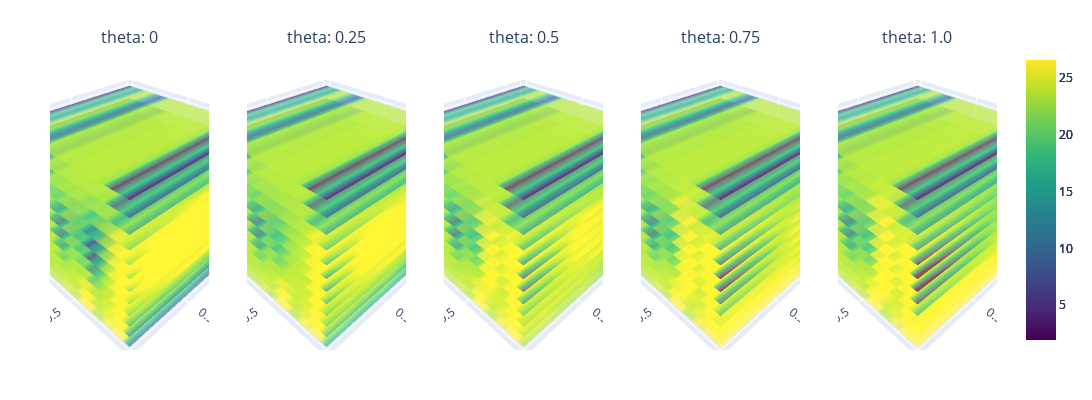

The cell this chart's notebook holds for it:
### Code cell
gp_model10, train_nx10, train_y10, train_yvar10 = BO_loop(gp_model, nx_train, y_train, y_train_var, nx_all, iterations=10)

train_x10 = unnormalize(train_nx10, original_bounds)
# Step 2: Initialize Plotting class
variable_combinations = [('n', 'r', 't'), ('theta', 'r', 't'), ('n', 't', 'theta')]
plotting = Plotting(gp_model10, variable_combinations=variable_combinations)

combination = variable_combinations[0]

minmax = [y_train.min(), y_train.max()]
plotting.sliced_plotting(combination, minmax)

# Split train_y into 10 iterations, each containing 10 points
iterations = 10
points_per_iteration = 6
split_data = [train_y10[i * points_per_iteration:(i + 1) * points_per_iteration] for i in range(iterations)]
split_datax = [train_x10[i * points_per_iteration:(i + 1) * points_per_iteration] for i in range(iterations)]

# Plot the points vertically
plt.figure(figsize=(6, 5))
for i, data in enumerate(split_data):
    plt.scatter([i + 1] * len(data), data.numpy(), label=f'Iteration {i + 1}')

plt.xlabel('Iteration')
plt.ylabel('train_y Values')
plt.title('Train_y Points per Iteration')
plt.xticks(range(1, iterations + 1))
# plt.legend()
plt.grid(True)
plt.show()
argmax_indices = [data.argmax().item() for data in split_data]
for i, idx in enumerate(argmax_indices):
    print(f"Iteration {i + 1}: {split_datax[i][idx]}")

### Figure 1 — Plotly figure (JSON) as saved in the notebook; plotly's stock layout.template omitted (floating-point values rounded to 4 significant figures; data arrays with more than 128 entries replaced by an {"elided": "..."} marker saying what was removed)
{"data": [{"cmax": 26.55, "cmin": 1.95, "colorscale": [[0, "#440154"], [0.1111, "#482878"], [0.2222, "#3e4989"], [0.3333, "#31688e"], [0.4444, "#26828e"], [0.5556, "#1f9e89"], [0.6667, "#35b779"], [0.7778, "#6ece58"], [0.8889, "#b5de2b"], [1, "#fde725"]], "opacity": 0.7, "scene": "scene", "showscale": true, "surfacecolor": {"elided": "20x20 float values"}, "type": "surface", "x": {"elided": "20x20 float values"}, "y": {"elided": "20x20 float values"}, "z": {"elided": "20x20 float values"}}, {"cmax": 26.55, "cmin": 1.95, "colorscale": [[0, "#440154"], [0.1111, "#482878"], [0.2222, "#3e4989"], [0.3333, "#31688e"], [0.4444, "#26828e"], [0.5556, "#1f9e89"], [0.6667, "#35b779"], [0.7778, "#6ece58"], [0.8889, "#b5de2b"], [1, "#fde725"]], "opacity": 0.7, "scene": "scene2", "showscale": true, "surfacecolor": {"elided": "20x20 float values"}, "type": "surface", "x": {"elided": "20x20 float values"}, "y": {"elided": "20x20 float values"}, "z": {"elided": "20x20 float values"}}, {"cmax": 26.55, "cmin": 1.95, "colorscale": [[0, "#440154"], [0.1111, "#482878"], [0.2222, "#3e4989"], [0.3333, "#31688e"], [0.4444, "#26828e"], [0.5556, "#1f9e89"], [0.6667, "#35b779"], [0.7778, "#6ece58"], [0.8889, "#b5de2b"], [1, "#fde725"]], "opacity": 0.7, "scene": "scene3", "showscale": true, "surfacecolor": {"elided": "20x20 float values"}, "type": "surface", "x": {"elided": "20x20 float values"}, "y": {"elided": "20x20 float values"}, "z": {"elided": "20x20 float values"}}, {"cmax": 26.55, "cmin": 1.95, "colorscale": [[0, "#440154"], [0.1111, "#482878"], [0.2222, "#3e4989"], [0.3333, "#31688e"], [0.4444, "#26828e"], [0.5556, "#1f9e89"], [0.6667, "#35b779"], [0.7778, "#6ece58"], [0.8889, "#b5de2b"], [1, "#fde725"]], "opacity": 0.7, "scene": "scene4", "showscale": true, "surfacecolor": {"elided": "20x20 float values"}, "type": "surface", "x": {"elided": "20x20 float values"}, "y": {"elided": "20x20 float values"}, "z": {"elided": "20x20 float values"}}, {"cmax": 26.55, "cmin": 1.95, "colorscale": [[0, "#440154"], [0.1111, "#482878"], [0.2222, "#3e4989"], [0.3333, "#31688e"], [0.4444, "#26828e"], [0.5556, "#1f9e89"], [0.6667, "#35b779"], [0.7778, "#6ece58"], [0.8889, "#b5de2b"], [1, "#fde725"]], "opacity": 0.7, "scene": "scene5", "showscale": true, "surfacecolor": {"elided": "20x20 float values"}, "type": "surface", "x": {"elided": "20x20 float values"}, "y": {"elided": "20x20 float values"}, "z": {"elided": "20x20 float values"}}, {"cmax": 26.55, "cmin": 1.95, "colorscale": [[0, "#440154"], [0.1111, "#482878"], [0.2222, "#3e4989"], [0.3333, "#31688e"], [0.4444, "#26828e"], [0.5556, "#1f9e89"], [0.6667, "#35b779"], [0.7778, "#6ece58"], [0.8889, "#b5de2b"], [1, "#fde725"]], "opacity": 0.7, "scene": "scene", "showscale": false, "surfacecolor": {"elided": "20x20 float values"}, "type": "surface", "x": {"elided": "20x20 float values"}, "y": {"elided": "20x20 float values"}, "z": {"elided": "20x20 float values"}}, {"cmax": 26.55, "cmin": 1.95, "colorscale": [[0, "#440154"], [0.1111, "#482878"], [0.2222, "#3e4989"], [0.3333, "#31688e"], [0.4444, "#26828e"], [0.5556, "#1f9e89"], [0.6667, "#35b779"], [0.7778, "#6ece58"], [0.8889, "#b5de2b"], [1, "#fde725"]], "opacity": 0.7, "scene": "scene2", "showscale": false, "surfacecolor": {"elided": "20x20 float values"}, "type": "surface", "x": {"elided": "20x20 float values"}, "y": {"elided": "20x20 float values"}, "z": {"elided": "20x20 float values"}}, {"cmax": 26.55, "cmin": 1.95, "colorscale": [[0, "#440154"], [0.1111, "#482878"], [0.2222, "#3e4989"], [0.3333, "#31688e"], [0.4444, "#26828e"], [0.5556, "#1f9e89"], [0.6667, "#35b779"], [0.7778, "#6ece58"], [0.8889, "#b5de2b"], [1, "#fde725"]], "opacity": 0.7, "scene": "scene3", "showscale": false, "surfacecolor": {"elided": "20x20 float values"}, "type": "surface", "x": {"elided": "20x20 float values"}, "y": {"elided": "20x20 float values"}, "z": {"elided": "20x20 float values"}}, {"cmax": 26.55, "cmin": 1.95, "colorscale": [[0, "#440154"], [0.1111, "#482878"], [0.2222, "#3e4989"], [0.3333, "#31688e"], [0.4444, "#26828e"], [0.5556, "#1f9e89"], [0.6667, "#35b779"], [0.7778, "#6ece58"], [0.8889, "#b5de2b"], [1, "#fde725"]], "opacity": 0.7, "scene": "scene4", "showscale": false, "surfacecolor": {"elided": "20x20 float values"}, "type": "surface", "x": {"elided": "20x20 float values"}, "y": {"elided": "20x20 float values"}, "z": {"elided": "20x20 float values"}}, {"cmax": 26.55, "cmin": 1.95, "colorscale": [[0, "#440154"], [0.1111, "#482878"], [0.2222, "#3e4989"], [0.3333, "#31688e"], [0.4444, "#26828e"], [0.5556, "#1f9e89"], [0.6667, "#35b779"], [0.7778, "#6ece58"], [0.8889, "#b5de2b"], [1, "#fde725"]], "opacity": 0.7, "scene": "scene5", "showscale": false, "surfacecolor": {"elided": "20x20 float values"}, "type": "surface", "x": {"elided": "20x20 float values"}, "y": {"elided": "20x20 float values"}, "z": {"elided": "20x20 float values"}}, {"cmax": 26.55, "cmin": 1.95, "colorscale": [[0, "#440154"], [0.1111, "#482878"], [0.2222, "#3e4989"], [0.3333, "#31688e"], [0.4444, "#26828e"], [0.5556, "#1f9e89"], [0.6667, "#35b779"], [0.7778, "#6ece58"], [0.8889, "#b5de2b"], [1, "#fde725"]], "opacity": 0.7, "scene": "scene", "showscale": false, "surfacecolor": {"elided": "20x20 float values"}, "type": "surface", "x": {"elided": "20x20 float values"}, "y": {"elided": "20x20 float values"}, "z": {"elided": "20x20 float values"}}, {"cmax": 26.55, "cmin": 1.95, "colorscale": [[0, "#440154"], [0.1111, "#482878"], [0.2222, "#3e4989"], [0.3333, "#31688e"], [0.4444, "#26828e"], [0.5556, "#1f9e89"], [0.6667, "#35b779"], [0.7778, "#6ece58"], [0.8889, "#b5de2b"], [1, "#fde725"]], "opacity": 0.7, "scene": "scene2", "showscale": false, "surfacecolor": {"elided": "20x20 float values"}, "type": "surface", "x": {"elided": "20x20 float values"}, "y": {"elided": "20x20 float values"}, "z": {"elided": "20x20 float values"}}, {"cmax": 26.55, "cmin": 1.95, "colorscale": [[0, "#440154"], [0.1111, "#482878"], [0.2222, "#3e4989"], [0.3333, "#31688e"], [0.4444, "#26828e"], [0.5556, "#1f9e89"], [0.6667, "#35b779"], [0.7778, "#6ece58"], [0.8889, "#b5de2b"], [1, "#fde725"]], "opacity": 0.7, "scene": "scene3", "showscale": false, "surfacecolor": {"elided": "20x20 float values"}, "type": "surface", "x": {"elided": "20x20 float values"}, "y": {"elided": "20x20 float values"}, "z": {"elided": "20x20 float values"}}, {"cmax": 26.55, "cmin": 1.95, "colorscale": [[0, "#440154"], [0.1111, "#482878"], [0.2222, "#3e4989"], [0.3333, "#31688e"], [0.4444, "#26828e"], [0.5556, "#1f9e89"], [0.6667, "#35b779"], [0.7778, "#6ece58"], [0.8889, "#b5de2b"], [1, "#fde725"]], "opacity": 0.7, "scene": "scene4", "showscale": false, "surfacecolor": {"elided": "20x20 float values"}, "type": "surface", "x": {"elided": "20x20 float values"}, "y": {"elided": "20x20 float values"}, "z": {"elided": "20x20 float values"}}, {"cmax": 26.55, "cmin": 1.95, "colorscale": [[0, "#440154"], [0.1111, "#482878"], [0.2222, "#3e4989"], [0.3333, "#31688e"], [0.4444, "#26828e"], [0.5556, "#1f9e89"], [0.6667, "#35b779"], [0.7778, "#6ece58"], [0.8889, "#b5de2b"], [1, "#fde725"]], "opacity": 0.7, "scene": "scene5", "showscale": false, "surfacecolor": {"elided": "20x20 float values"}, "type": "surface", "x": {"elided": "20x20 float values"}, "y": {"elided": "20x20 float values"}, "z": {"elided": "20x20 float values"}}, {"cmax": 26.55, "cmin": 1.95, "colorscale": [[0, "#440154"], [0.1111, "#482878"], [0.2222, "#3e4989"], [0.3333, "#31688e"], [0.4444, "#26828e"], [0.5556, "#1f9e89"], [0.6667, "#35b779"], [0.7778, "#6ece58"], [0.8889, "#b5de2b"], [1, "#fde725"]], "opacity": 0.7, "scene": "scene", "showscale": false, "surfacecolor": {"elided": "20x20 float values"}, "type": "surface", "x": {"elided": "20x20 float values"}, "y": {"elided": "20x20 float values"}, "z": {"elided": "20x20 float values"}}, {"cmax": 26.55, "cmin": 1.95, "colorscale": [[0, "#440154"], [0.1111, "#482878"], [0.2222, "#3e4989"], [0.3333, "#31688e"], [0.4444, "#26828e"], [0.5556, "#1f9e89"], [0.6667, "#35b779"], [0.7778, "#6ece58"], [0.8889, "#b5de2b"], [1, "#fde725"]], "opacity": 0.7, "scene": "scene2", "showscale": false, "surfacecolor": {"elided": "20x20 float values"}, "type": "surface", "x": {"elided": "20x20 float values"}, "y": {"elided": "20x20 float values"}, "z": {"elided": "20x20 float values"}}, {"cmax": 26.55, "cmin": 1.95, "colorscale": [[0, "#440154"], [0.1111, "#482878"], [0.2222, "#3e4989"], [0.3333, "#31688e"], [0.4444, "#26828e"], [0.5556, "#1f9e89"], [0.6667, "#35b779"], [0.7778, "#6ece58"], [0.8889, "#b5de2b"], [1, "#fde725"]], "opacity": 0.7, "scene": "scene3", "showscale": false, "surfacecolor": {"elided": "20x20 float values"}, "type": "surface", "x": {"elided": "20x20 float values"}, "y": {"elided": "20x20 float values"}, "z": {"elided": "20x20 float values"}}, {"cmax": 26.55, "cmin": 1.95, "colorscale": [[0, "#440154"], [0.1111, "#482878"], [0.2222, "#3e4989"], [0.3333, "#31688e"], [0.4444, "#26828e"], [0.5556, "#1f9e89"], [0.6667, "#35b779"], [0.7778, "#6ece58"], [0.8889, "#b5de2b"], [1, "#fde725"]], "opacity": 0.7, "scene": "scene4", "showscale": false, "surfacecolor": {"elided": "20x20 float values"}, "type": "surface", "x": {"elided": "20x20 float values"}, "y": {"elided": "20x20 float values"}, "z": {"elided": "20x20 float values"}}, {"cmax": 26.55, "cmin": 1.95, "colorscale": [[0, "#440154"], [0.1111, "#482878"], [0.2222, "#3e4989"], [0.3333, "#31688e"], [0.4444, "#26828e"], [0.5556, "#1f9e89"], [0.6667, "#35b779"], [0.7778, "#6ece58"], [0.8889, "#b5de2b"], [1, "#fde725"]], "opacity": 0.7, "scene": "scene5", "showscale": false, "surfacecolor": {"elided": "20x20 float values"}, "type": "surface", "x": {"elided": "20x20 float values"}, "y": {"elided": "20x20 float values"}, "z": {"elided": "20x20 float values"}}, {"cmax": 26.55, "cmin": 1.95, "colorscale": [[0, "#440154"], [0.1111, "#482878"], [0.2222, "#3e4989"], [0.3333, "#31688e"], [0.4444, "#26828e"], [0.5556, "#1f9e89"], [0.6667, "#35b779"], [0.7778, "#6ece58"], [0.8889, "#b5de2b"], [1, "#fde725"]], "opacity": 0.7, "scene": "scene", "showscale": false, "surfacecolor": {"elided": "20x20 float values"}, "type": "surface", "x": {"elided": "20x20 float values"}, "y": {"elided": "20x20 float values"}, "z": {"elided": "20x20 float values"}}, {"cmax": 26.55, "cmin": 1.95, "colorscale": [[0, "#440154"], [0.1111, "#482878"], [0.2222, "#3e4989"], [0.3333, "#31688e"], [0.4444, "#26828e"], [0.5556, "#1f9e89"], [0.6667, "#35b779"], [0.7778, "#6ece58"], [0.8889, "#b5de2b"], [1, "#fde725"]], "opacity": 0.7, "scene": "scene2", "showscale": false, "surfacecolor": {"elided": "20x20 float values"}, "type": "surface", "x": {"elided": "20x20 float values"}, "y": {"elided": "20x20 float values"}, "z": {"elided": "20x20 float values"}}, {"cmax": 26.55, "cmin": 1.95, "colorscale": [[0, "#440154"], [0.1111, "#482878"], [0.2222, "#3e4989"], [0.3333, "#31688e"], [0.4444, "#26828e"], [0.5556, "#1f9e89"], [0.6667, "#35b779"], [0.7778, "#6ece58"], [0.8889, "#b5de2b"], [1, "#fde725"]], "opacity": 0.7, "scene": "scene3", "showscale": false, "surfacecolor": {"elided": "20x20 float values"}, "type": "surface", "x": {"elided": "20x20 float values"}, "y": {"elided": "20x20 float values"}, "z": {"elided": "20x20 float values"}}, {"cmax": 26.55, "cmin": 1.95, "colorscale": [[0, "#440154"], [0.1111, "#482878"], [0.2222, "#3e4989"], [0.3333, "#31688e"], [0.4444, "#26828e"], [0.5556, "#1f9e89"], [0.6667, "#35b779"], [0.7778, "#6ece58"], [0.8889, "#b5de2b"], [1, "#fde725"]], "opacity": 0.7, "scene": "scene4", "showscale": false, "surfacecolor": {"elided": "20x20 float values"}, "type": "surface", "x": {"elided": "20x20 float values"}, "y": {"elided": "20x20 float values"}, "z": {"elided": "20x20 float values"}}, {"cmax": 26.55, "cmin": 1.95, "colorscale": [[0, "#440154"], [0.1111, "#482878"], [0.2222, "#3e4989"], [0.3333, "#31688e"], [0.4444, "#26828e"], [0.5556, "#1f9e89"], [0.6667, "#35b779"], [0.7778, "#6ece58"], [0.8889, "#b5de2b"], [1, "#fde725"]], "opacity": 0.7, "scene": "scene5", "showscale": false, "surfacecolor": {"elided": "20x20 float values"}, "type": "surface", "x": {"elided": "20x20 float values"}, "y": {"elided": "20x20 float values"}, "z": {"elided": "20x20 float values"}}, {"cmax": 26.55, "cmin": 1.95, "colorscale": [[0, "#440154"], [0.1111, "#482878"], [0.2222, "#3e4989"], [0.3333, "#31688e"], [0.4444, "#26828e"], [0.5556, "#1f9e89"], [0.6667, "#35b779"], [0.7778, "#6ece58"], [0.8889, "#b5de2b"], [1, "#fde725"]], "opacity": 0.7, "scene": "scene", "showscale": false, "surfacecolor": {"elided": "20x20 float values"}, "type": "surface", "x": {"elided": "20x20 float values"}, "y": {"elided": "20x20 float values"}, "z": {"elided": "20x20 float values"}}, {"cmax": 26.55, "cmin": 1.95, "colorscale": [[0, "#440154"], [0.1111, "#482878"], [0.2222, "#3e4989"], [0.3333, "#31688e"], [0.4444, "#26828e"], [0.5556, "#1f9e89"], [0.6667, "#35b779"], [0.7778, "#6ece58"], [0.8889, "#b5de2b"], [1, "#fde725"]], "opacity": 0.7, "scene": "scene2", "showscale": false, "surfacecolor": {"elided": "20x20 float values"}, "type": "surface", "x": {"elided": "20x20 float values"}, "y": {"elided": "20x20 float values"}, "z": {"elided": "20x20 float values"}}, {"cmax": 26.55, "cmin": 1.95, "colorscale": [[0, "#440154"], [0.1111, "#482878"], [0.2222, "#3e4989"], [0.3333, "#31688e"], [0.4444, "#26828e"], [0.5556, "#1f9e89"], [0.6667, "#35b779"], [0.7778, "#6ece58"], [0.8889, "#b5de2b"], [1, "#fde725"]], "opacity": 0.7, "scene": "scene3", "showscale": false, "surfacecolor": {"elided": "20x20 float values"}, "type": "surface", "x": {"elided": "20x20 float values"}, "y": {"elided": "20x20 float values"}, "z": {"elided": "20x20 float values"}}, {"cmax": 26.55, "cmin": 1.95, "colorscale": [[0, "#440154"], [0.1111, "#482878"], [0.2222, "#3e4989"], [0.3333, "#31688e"], [0.4444, "#26828e"], [0.5556, "#1f9e89"], [0.6667, "#35b779"], [0.7778, "#6ece58"], [0.8889, "#b5de2b"], [1, "#fde725"]], "opacity": 0.7, "scene": "scene4", "showscale": false, "surfacecolor": {"elided": "20x20 float values"}, "type": "surface", "x": {"elided": "20x20 float values"}, "y": {"elided": "20x20 float values"}, "z": {"elided": "20x20 float values"}}, {"cmax": 26.55, "cmin": 1.95, "colorscale": [[0, "#440154"], [0.1111, "#482878"], [0.2222, "#3e4989"], [0.3333, "#31688e"], [0.4444, "#26828e"], [0.5556, "#1f9e89"], [0.6667, "#35b779"], [0.7778, "#6ece58"], [0.8889, "#b5de2b"], [1, "#fde725"]], "opacity": 0.7, "scene": "scene5", "showscale": false, "surfacecolor": {"elided": "20x20 float values"}, "type": "surface", "x": {"elided": "20x20 float values"}, "y": {"elided": "20x20 float values"}, "z": {"elided": "20x20 float values"}}, {"cmax": 26.55, "cmin": 1.95, "colorscale": [[0, "#440154"], [0.1111, "#482878"], [0.2222, "#3e4989"], [0.3333, "#31688e"], [0.4444, "#26828e"], [0.5556, "#1f9e89"], [0.6667, "#35b779"], [0.7778, "#6ece58"], [0.8889, "#b5de2b"], [1, "#fde725"]], "opacity": 0.7, "scene": "scene", "showscale": false, "surfacecolor": {"elided": "20x20 float values"}, "type": "surface", "x": {"elided": "20x20 float values"}, "y": {"elided": "20x20 float values"}, "z": {"elided": "20x20 float values"}}, {"cmax": 26.55, "cmin": 1.95, "colorscale": [[0, "#440154"], [0.1111, "#482878"], [0.2222, "#3e4989"], [0.3333, "#31688e"], [0.4444, "#26828e"], [0.5556, "#1f9e89"], [0.6667, "#35b779"], [0.7778, "#6ece58"], [0.8889, "#b5de2b"], [1, "#fde725"]], "opacity": 0.7, "scene": "scene2", "showscale": false, "surfacecolor": {"elided": "20x20 float values"}, "type": "surface", "x": {"elided": "20x20 float values"}, "y": {"elided": "20x20 float values"}, "z": {"elided": "20x20 float values"}}, {"cmax": 26.55, "cmin": 1.95, "colorscale": [[0, "#440154"], [0.1111, "#482878"], [0.2222, "#3e4989"], [0.3333, "#31688e"], [0.4444, "#26828e"], [0.5556, "#1f9e89"], [0.6667, "#35b779"], [0.7778, "#6ece58"], [0.8889, "#b5de2b"], [1, "#fde725"]], "opacity": 0.7, "scene": "scene3", "showscale": false, "surfacecolor": {"elided": "20x20 float values"}, "type": "surface", "x": {"elided": "20x20 float values"}, "y": {"elided": "20x20 float values"}, "z": {"elided": "20x20 float values"}}, {"cmax": 26.55, "cmin": 1.95, "colorscale": [[0, "#440154"], [0.1111, "#482878"], [0.2222, "#3e4989"], [0.3333, "#31688e"], [0.4444, "#26828e"], [0.5556, "#1f9e89"], [0.6667, "#35b779"], [0.7778, "#6ece58"], [0.8889, "#b5de2b"], [1, "#fde725"]], "opacity": 0.7, "scene": "scene4", "showscale": false, "surfacecolor": {"elided": "20x20 float values"}, "type": "surface", "x": {"elided": "20x20 float values"}, "y": {"elided": "20x20 float values"}, "z": {"elided": "20x20 float values"}}, {"cmax": 26.55, "cmin": 1.95, "colorscale": [[0, "#440154"], [0.1111, "#482878"], [0.2222, "#3e4989"], [0.3333, "#31688e"], [0.4444, "#26828e"], [0.5556, "#1f9e89"], [0.6667, "#35b779"], [0.7778, "#6ece58"], [0.8889, "#b5de2b"], [1, "#fde725"]], "opacity": 0.7, "scene": "scene5", "showscale": false, "surfacecolor": {"elided": "20x20 float values"}, "type": "surface", "x": {"elided": "20x20 float values"}, "y": {"elided": "20x20 float values"}, "z": {"elided": "20x20 float values"}}, {"cmax": 26.55, "cmin": 1.95, "colorscale": [[0, "#440154"], [0.1111, "#482878"], [0.2222, "#3e4989"], [0.3333, "#31688e"], [0.4444, "#26828e"], [0.5556, "#1f9e89"], [0.6667, "#35b779"], [0.7778, "#6ece58"], [0.8889, "#b5de2b"], [1, "#fde725"]], "opacity": 0.7, "scene": "scene", "showscale": false, "surfacecolor": {"elided": "20x20 float values"}, "type": "surface", "x": {"elided": "20x20 float values"}, "y": {"elided": "20x20 float values"}, "z": {"elided": "20x20 float values"}}, {"cmax": 26.55, "cmin": 1.95, "colorscale": [[0, "#440154"], [0.1111, "#482878"], [0.2222, "#3e4989"], [0.3333, "#31688e"], [0.4444, "#26828e"], [0.5556, "#1f9e89"], [0.6667, "#35b779"], [0.7778, "#6ece58"], [0.8889, "#b5de2b"], [1, "#fde725"]], "opacity": 0.7, "scene": "scene2", "showscale": false, "surfacecolor": {"elided": "20x20 float values"}, "type": "surface", "x": {"elided": "20x20 float values"}, "y": {"elided": "20x20 float values"}, "z": {"elided": "20x20 float values"}}, {"cmax": 26.55, "cmin": 1.95, "colorscale": [[0, "#440154"], [0.1111, "#482878"], [0.2222, "#3e4989"], [0.3333, "#31688e"], [0.4444, "#26828e"], [0.5556, "#1f9e89"], [0.6667, "#35b779"], [0.7778, "#6ece58"], [0.8889, "#b5de2b"], [1, "#fde725"]], "opacity": 0.7, "scene": "scene3", "showscale": false, "surfacecolor": {"elided": "20x20 float values"}, "type": "surface", "x": {"elided": "20x20 float values"}, "y": {"elided": "20x20 float values"}, "z": {"elided": "20x20 float values"}}, {"cmax": 26.55, "cmin": 1.95, "colorscale": [[0, "#440154"], [0.1111, "#482878"], [0.2222, "#3e4989"], [0.3333, "#31688e"], [0.4444, "#26828e"], [0.5556, "#1f9e89"], [0.6667, "#35b779"], [0.7778, "#6ece58"], [0.8889, "#b5de2b"], [1, "#fde725"]], "opacity": 0.7, "scene": "scene4", "showscale": false, "surfacecolor": {"elided": "20x20 float values"}, "type": "surface", "x": {"elided": "20x20 float values"}, "y": {"elided": "20x20 float values"}, "z": {"elided": "20x20 float values"}}, {"cmax": 26.55, "cmin": 1.95, "colorscale": [[0, "#440154"], [0.1111, "#482878"], [0.2222, "#3e4989"], [0.3333, "#31688e"], [0.4444, "#26828e"], [0.5556, "#1f9e89"], [0.6667, "#35b779"], [0.7778, "#6ece58"], [0.8889, "#b5de2b"], [1, "#fde725"]], "opacity": 0.7, "scene": "scene5", "showscale": false, "surfacecolor": {"elided": "20x20 float values"}, "type": "surface", "x": {"elided": "20x20 float values"}, "y": {"elided": "20x20 float values"}, "z": {"elided": "20x20 float values"}}, {"cmax": 26.55, "cmin": 1.95, "colorscale": [[0, "#440154"], [0.1111, "#482878"], [0.2222, "#3e4989"], [0.3333, "#31688e"], [0.4444, "#26828e"], [0.5556, "#1f9e89"], [0.6667, "#35b779"], [0.7778, "#6ece58"], [0.8889, "#b5de2b"], [1, "#fde725"]], "opacity": 0.7, "scene": "scene", "showscale": false, "surfacecolor": {"elided": "20x20 float values"}, "type": "surface", "x": {"elided": "20x20 float values"}, "y": {"elided": "20x20 float values"}, "z": {"elided": "20x20 float values"}}, {"cmax": 26.55, "cmin": 1.95, "colorscale": [[0, "#440154"], [0.1111, "#482878"], [0.2222, "#3e4989"], [0.3333, "#31688e"], [0.4444, "#26828e"], [0.5556, "#1f9e89"], [0.6667, "#35b779"], [0.7778, "#6ece58"], [0.8889, "#b5de2b"], [1, "#fde725"]], "opacity": 0.7, "scene": "scene2", "showscale": false, "surfacecolor": {"elided": "20x20 float values"}, "type": "surface", "x": {"elided": "20x20 float values"}, "y": {"elided": "20x20 float values"}, "z": {"elided": "20x20 float values"}}, {"cmax": 26.55, "cmin": 1.95, "colorscale": [[0, "#440154"], [0.1111, "#482878"], [0.2222, "#3e4989"], [0.3333, "#31688e"], [0.4444, "#26828e"], [0.5556, "#1f9e89"], [0.6667, "#35b779"], [0.7778, "#6ece58"], [0.8889, "#b5de2b"], [1, "#fde725"]], "opacity": 0.7, "scene": "scene3", "showscale": false, "surfacecolor": {"elided": "20x20 float values"}, "type": "surface", "x": {"elided": "20x20 float values"}, "y": {"elided": "20x20 float values"}, "z": {"elided": "20x20 float values"}}, {"cmax": 26.55, "cmin": 1.95, "colorscale": [[0, "#440154"], [0.1111, "#482878"], [0.2222, "#3e4989"], [0.3333, "#31688e"], [0.4444, "#26828e"], [0.5556, "#1f9e89"], [0.6667, "#35b779"], [0.7778, "#6ece58"], [0.8889, "#b5de2b"], [1, "#fde725"]], "opacity": 0.7, "scene": "scene4", "showscale": false, "surfacecolor": {"elided": "20x20 float values"}, "type": "surface", "x": {"elided": "20x20 float values"}, "y": {"elided": "20x20 float values"}, "z": {"elided": "20x20 float values"}}, {"cmax": 26.55, "cmin": 1.95, "colorscale": [[0, "#440154"], [0.1111, "#482878"], [0.2222, "#3e4989"], [0.3333, "#31688e"], [0.4444, "#26828e"], [0.5556, "#1f9e89"], [0.6667, "#35b779"], [0.7778, "#6ece58"], [0.8889, "#b5de2b"], [1, "#fde725"]], "opacity": 0.7, "scene": "scene5", "showscale": false, "surfacecolor": {"elided": "20x20 float values"}, "type": "surface", "x": {"elided": "20x20 float values"}, "y": {"elided": "20x20 float values"}, "z": {"elided": "20x20 float values"}}, {"cmax": 26.55, "cmin": 1.95, "colorscale": [[0, "#440154"], [0.1111, "#482878"], [0.2222, "#3e4989"], [0.3333, "#31688e"], [0.4444, "#26828e"], [0.5556, "#1f9e89"], [0.6667, "#35b779"], [0.7778, "#6ece58"], [0.8889, "#b5de2b"], [1, "#fde725"]], "opacity": 0.7, "scene": "scene", "showscale": false, "surfacecolor": {"elided": "20x20 float values"}, "type": "surface", "x": {"elided": "20x20 float values"}, "y": {"elided": "20x20 float values"}, "z": {"elided": "20x20 float values"}}, {"cmax": 26.55, "cmin": 1.95, "colorscale": [[0, "#440154"], [0.1111, "#482878"], [0.2222, "#3e4989"], [0.3333, "#31688e"], [0.4444, "#26828e"], [0.5556, "#1f9e89"], [0.6667, "#35b779"], [0.7778, "#6ece58"], [0.8889, "#b5de2b"], [1, "#fde725"]], "opacity": 0.7, "scene": "scene2", "showscale": false, "surfacecolor": {"elided": "20x20 float values"}, "type": "surface", "x": {"elided": "20x20 float values"}, "y": {"elided": "20x20 float values"}, "z": {"elided": "20x20 float values"}}, {"cmax": 26.55, "cmin": 1.95, "colorscale": [[0, "#440154"], [0.1111, "#482878"], [0.2222, "#3e4989"], [0.3333, "#31688e"], [0.4444, "#26828e"], [0.5556, "#1f9e89"], [0.6667, "#35b779"], [0.7778, "#6ece58"], [0.8889, "#b5de2b"], [1, "#fde725"]], "opacity": 0.7, "scene": "scene3", "showscale": false, "surfacecolor": {"elided": "20x20 float values"}, "type": "surface", "x": {"elided": "20x20 float values"}, "y": {"elided": "20x20 float values"}, "z": {"elided": "20x20 float values"}}, {"cmax": 26.55, "cmin": 1.95, "colorscale": [[0, "#440154"], [0.1111, "#482878"], [0.2222, "#3e4989"], [0.3333, "#31688e"], [0.4444, "#26828e"], [0.5556, "#1f9e89"], [0.6667, "#35b779"], [0.7778, "#6ece58"], [0.8889, "#b5de2b"], [1, "#fde725"]], "opacity": 0.7, "scene": "scene4", "showscale": false, "surfacecolor": {"elided": "20x20 float values"}, "type": "surface", "x": {"elided": "20x20 float values"}, "y": {"elided": "20x20 float values"}, "z": {"elided": "20x20 float values"}}, {"cmax": 26.55, "cmin": 1.95, "colorscale": [[0, "#440154"], [0.1111, "#482878"], [0.2222, "#3e4989"], [0.3333, "#31688e"], [0.4444, "#26828e"], [0.5556, "#1f9e89"], [0.6667, "#35b779"], [0.7778, "#6ece58"], [0.8889, "#b5de2b"], [1, "#fde725"]], "opacity": 0.7, "scene": "scene5", "showscale": false, "surfacecolor": {"elided": "20x20 float values"}, "type": "surface", "x": {"elided": "20x20 float values"}, "y": {"elided": "20x20 float values"}, "z": {"elided": "20x20 float values"}}, {"cmax": 26.55, "cmin": 1.95, "colorscale": [[0, "#440154"], [0.1111, "#482878"], [0.2222, "#3e4989"], [0.3333, "#31688e"], [0.4444, "#26828e"], [0.5556, "#1f9e89"], [0.6667, "#35b779"], [0.7778, "#6ece58"], [0.8889, "#b5de2b"], [1, "#fde725"]], "opacity": 0.7, "scene": "scene", "showscale": false, "surfacecolor": {"elided": "20x20 float values"}, "type": "surface", "x": {"elided": "20x20 float values"}, "y": {"elided": "20x20 float values"}, "z": {"elided": "20x20 float values"}}, {"cmax": 26.55, "cmin": 1.95, "colorscale": [[0, "#440154"], [0.1111, "#482878"], [0.2222, "#3e4989"], [0.3333, "#31688e"], [0.4444, "#26828e"], [0.5556, "#1f9e89"], [0.6667, "#35b779"], [0.7778, "#6ece58"], [0.8889, "#b5de2b"], [1, "#fde725"]], "opacity": 0.7, "scene": "scene2", "showscale": false, "surfacecolor": {"elided": "20x20 float values"}, "type": "surface", "x": {"elided": "20x20 float values"}, "y": {"elided": "20x20 float values"}, "z": {"elided": "20x20 float values"}}, {"cmax": 26.55, "cmin": 1.95, "colorscale": [[0, "#440154"], [0.1111, "#482878"], [0.2222, "#3e4989"], [0.3333, "#31688e"], [0.4444, "#26828e"], [0.5556, "#1f9e89"], [0.6667, "#35b779"], [0.7778, "#6ece58"], [0.8889, "#b5de2b"], [1, "#fde725"]], "opacity": 0.7, "scene": "scene3", "showscale": false, "surfacecolor": {"elided": "20x20 float values"}, "type": "surface", "x": {"elided": "20x20 float values"}, "y": {"elided": "20x20 float values"}, "z": {"elided": "20x20 float values"}}, {"cmax": 26.55, "cmin": 1.95, "colorscale": [[0, "#440154"], [0.1111, "#482878"], [0.2222, "#3e4989"], [0.3333, "#31688e"], [0.4444, "#26828e"], [0.5556, "#1f9e89"], [0.6667, "#35b779"], [0.7778, "#6ece58"], [0.8889, "#b5de2b"], [1, "#fde725"]], "opacity": 0.7, "scene": "scene4", "showscale": false, "surfacecolor": {"elided": "20x20 float values"}, "type": "surface", "x": {"elided": "20x20 float values"}, "y": {"elided": "20x20 float values"}, "z": {"elided": "20x20 float values"}}, {"cmax": 26.55, "cmin": 1.95, "colorscale": [[0, "#440154"], [0.1111, "#482878"], [0.2222, "#3e4989"], [0.3333, "#31688e"], [0.4444, "#26828e"], [0.5556, "#1f9e89"], [0.6667, "#35b779"], [0.7778, "#6ece58"], [0.8889, "#b5de2b"], [1, "#fde725"]], "opacity": 0.7, "scene": "scene5", "showscale": false, "surfacecolor": {"elided": "20x20 float values"}, "type": "surface", "x": {"elided": "20x20 float values"}, "y": {"elided": "20x20 float values"}, "z": {"elided": "20x20 float values"}}, {"cmax": 26.55, "cmin": 1.95, "colorscale": [[0, "#440154"], [0.1111, "#482878"], [0.2222, "#3e4989"], [0.3333, "#31688e"], [0.4444, "#26828e"], [0.5556, "#1f9e89"], [0.6667, "#35b779"], [0.7778, "#6ece58"], [0.8889, "#b5de2b"], [1, "#fde725"]], "opacity": 0.7, "scene": "scene", "showscale": false, "surfacecolor": {"elided": "20x20 float values"}, "type": "surface", "x": {"elided": "20x20 float values"}, "y": {"elided": "20x20 float values"}, "z": {"elided": "20x20 float values"}}, {"cmax": 26.55, "cmin": 1.95, "colorscale": [[0, "#440154"], [0.1111, "#482878"], [0.2222, "#3e4989"], [0.3333, "#31688e"], [0.4444, "#26828e"], [0.5556, "#1f9e89"], [0.6667, "#35b779"], [0.7778, "#6ece58"], [0.8889, "#b5de2b"], [1, "#fde725"]], "opacity": 0.7, "scene": "scene2", "showscale": false, "surfacecolor": {"elided": "20x20 float values"}, "type": "surface", "x": {"elided": "20x20 float values"}, "y": {"elided": "20x20 float values"}, "z": {"elided": "20x20 float values"}}, {"cmax": 26.55, "cmin": 1.95, "colorscale": [[0, "#440154"], [0.1111, "#482878"], [0.2222, "#3e4989"], [0.3333, "#31688e"], [0.4444, "#26828e"], [0.5556, "#1f9e89"], [0.6667, "#35b779"], [0.7778, "#6ece58"], [0.8889, "#b5de2b"], [1, "#fde725"]], "opacity": 0.7, "scene": "scene3", "showscale": false, "surfacecolor": {"elided": "20x20 float values"}, "type": "surface", "x": {"elided": "20x20 float values"}, "y": {"elided": "20x20 float values"}, "z": {"elided": "20x20 float values"}}, {"cmax": 26.55, "cmin": 1.95, "colorscale": [[0, "#440154"], [0.1111, "#482878"], [0.2222, "#3e4989"], [0.3333, "#31688e"], [0.4444, "#26828e"], [0.5556, "#1f9e89"], [0.6667, "#35b779"], [0.7778, "#6ece58"], [0.8889, "#b5de2b"], [1, "#fde725"]], "opacity": 0.7, "scene": "scene4", "showscale": false, "surfacecolor": {"elided": "20x20 float values"}, "type": "surface", "x": {"elided": "20x20 float values"}, "y": {"elided": "20x20 float values"}, "z": {"elided": "20x20 float values"}}, {"cmax": 26.55, "cmin": 1.95, "colorscale": [[0, "#440154"], [0.1111, "#482878"], [0.2222, "#3e4989"], [0.3333, "#31688e"], [0.4444, "#26828e"], [0.5556, "#1f9e89"], [0.6667, "#35b779"], [0.7778, "#6ece58"], [0.8889, "#b5de2b"], [1, "#fde725"]], "opacity": 0.7, "scene": "scene5", "showscale": false, "surfacecolor": {"elided": "20x20 float values"}, "type": "surface", "x": {"elided": "20x20 float values"}, "y": {"elided": "20x20 float values"}, "z": {"elided": "20x20 float values"}}], "layout": {"annotations": [{"font": {"size": 16}, "showarrow": false, "text": "theta: 0", "x": 0.084, "xanchor": "center", "xref": "paper", "y": 1, "yanchor": "bottom", "yref": "paper"}, {"font": {"size": 16}, "showarrow": false, "text": "theta: 0.25", "x": 0.292, "xanchor": "center", "xref": "paper", "y": 1, "yanchor": "bottom", "yref": "paper"}, {"font": {"size": 16}, "showarrow": false, "text": "theta: 0.5", "x": 0.5, "xanchor": "center", "xref": "paper", "y": 1, "yanchor": "bottom", "yref": "paper"}, {"font": {"size": 16}, "showarrow": false, "text": "theta: 0.75", "x": 0.708, "xanchor": "center", "xref": "paper", "y": 1, "yanchor": "bottom", "yref": "paper"}, {"font": {"size": 16}, "showarrow": false, "text": "theta: 1.0", "x": 0.916, "xanchor": "center", "xref": "paper", "y": 1, "yanchor": "bottom", "yref": "paper"}], "height": 400, "margin": {"b": 50, "l": 50, "r": 50, "t": 50}, "scene": {"domain": {"x": [0, 0.168], "y": [0, 1]}, "xaxis": {"title": {"text": "n"}}, "yaxis": {"title": {"text": "r"}}, "zaxis": {"title": {"text": "t"}}}, "scene2": {"domain": {"x": [0.208, 0.376], "y": [0, 1]}, "xaxis": {"title": {"text": "n"}}, "yaxis": {"title": {"text": "r"}}, "zaxis": {"title": {"text": "t"}}}, "scene3": {"domain": {"x": [0.416, 0.584], "y": [0, 1]}, "xaxis": {"title": {"text": "n"}}, "yaxis": {"title": {"text": "r"}}, "zaxis": {"title": {"text": "t"}}}, "scene4": {"domain": {"x": [0.624, 0.792], "y": [0, 1]}, "xaxis": {"title": {"text": "n"}}, "yaxis": {"title": {"text": "r"}}, "zaxis": {"title": {"text": "t"}}}, "scene5": {"domain": {"x": [0.832, 1], "y": [0, 1]}, "xaxis": {"title": {"text": "n"}}, "yaxis": {"title": {"text": "r"}}, "zaxis": {"title": {"text": "t"}}}, "width": 1300}}
